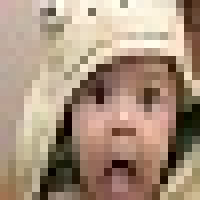
#> input picture ch1_basic/baby1.jpg, 25 x 25 px (shown 8 times larger)
$ python ch1_matplotlib.py
#> lines starting #> are read from the running program, lines starting #| are printed output that depends on the picture
# -*- coding: utf-8 -*-
from PIL import Image
from pylab import *
from numpy import *
from scipy.ndimage import measurements,morphology
# read image to array
im = array(Image.open('baby1.jpg'))
#> im is the input picture: shape (25, 25, 3); mean R, G, B 169, 146.1, 125.9
# plot the image
'''画图，加点，加线，可用来标记兴趣点、相关性和目标检测'''
imshow(im)
# some points
x = [100,100,200,200]
y = [100,200,200,100]
# plot the points with red star-markers
plot(x,y,'ks:')

# line plot connecting the first two points
plot(x[0:2],y[0:2])
# add title and show the plot
title('Plotting: "baby1.jpg"')
axis('off')
show()
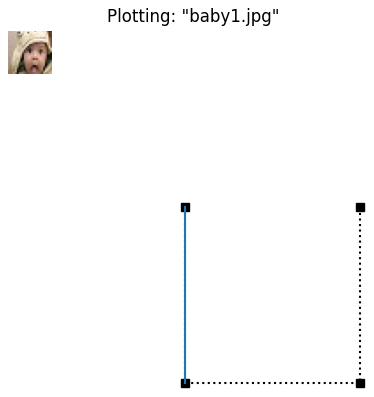
#> figure drawn by matplotlib, 1 panel

$ run again, with ch1_basic/baby_16.jpg copied over ch1_basic/baby1.jpg
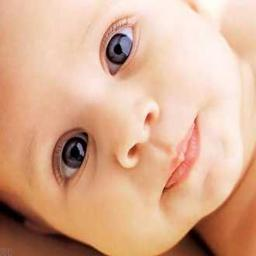
#> input picture ch1_basic/baby_16.jpg, 256 x 256 px
#> im is the input picture: shape (256, 256, 3); mean R, G, B 217.3, 172.9, 145.4
#> `show()`:
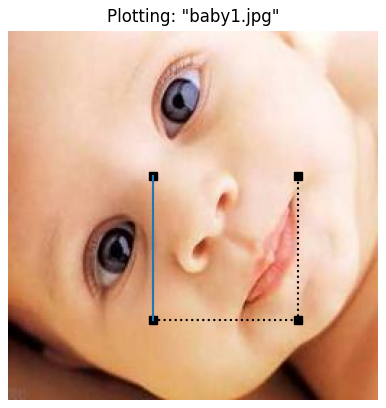
#> figure drawn by matplotlib, 1 panel
